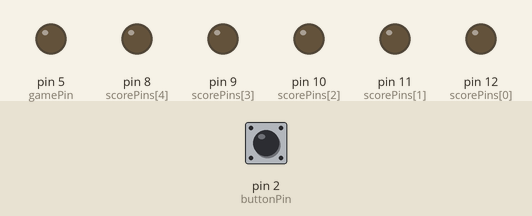
This sketch was run on a simulated Arduino Uno, built with avr-gcc and run on an emulated ATmega328P. Parts: output pins drawn as LEDs (lit = HIGH). The inputs (shaded band) are chosen by the test bench; at power-on: pin 2 (buttonPin) HIGH.

Above: at 1.2 s.
1.3 s: pin 2 (buttonPin) pulled LOW for 1 s
At 2.06 s:
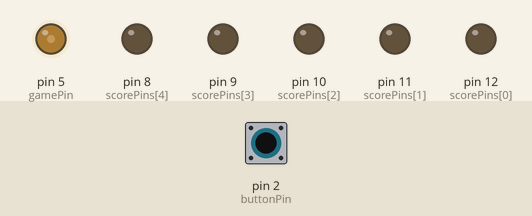
3.8 s: pin 2 (buttonPin) pulled LOW for 3.2 s
At 7.9 s:
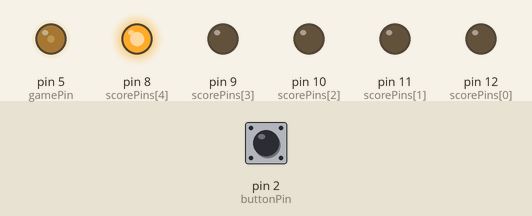
8.5 s: pin 2 (buttonPin) pulled LOW for 0.15 s
At 9.6 s:
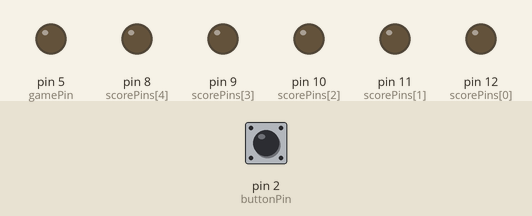
Timing chart, 0 to 11.5 s (numbered marks = the images above; inputs shaded):
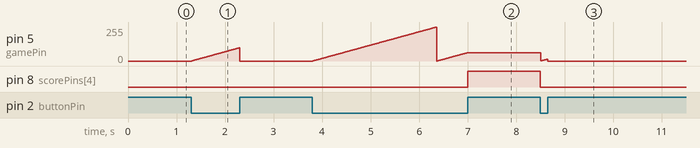

The sketch:

Arduino_Reaction_Game.ino
```cpp
// (licence header left out)
// the pins the brightness board pins attach to.
const int scorePins[] = {  12, // too quick, cold
 11, // too quick, warm
 10, // right on target, win!
 9,  // too high, warm
 8  // too high, cold
 };

const int scorePinCount = 5; // how many brightness pins there are

const int buttonPin = 2;// button connects to this
const int gamePin = 5; // game fading pin, must be PWM

int oldState = 0; // used to track the changing of button state
int readState = 0;

int brightness = 0; // current game brightness

int counter = 0; // used to check for a minimum hold time, prevents scoring of
 // short presses, and also used for the win mode flashing!

int i = 0; // used in the for loops in setup() and allScorePins();

int win = 0; // if the player has won, use this to keep track

void setup() {
 // set up score pins
 for (i = 0; i < scorePinCount; i++) {
 pinMode(scorePins[i], OUTPUT);
 }
 pinMode(buttonPin, INPUT);
 pinMode(gamePin, OUTPUT);
}

void loop() {
 readState = digitalRead(buttonPin);

 // this function calls other functions depending on the state of the button. Check below
 // for the code for pressed(), held(), and released().

 // check for button state transition
 if (readState == LOW && oldState == HIGH) { // button has just been pressed
 pressed(); // run the button pressed event

 }
 if (readState == LOW && oldState == LOW) { // button is held down
 held(); // run the button is being held event
 }
 if (readState == HIGH && oldState == LOW) { // button released
 released(); // run the button released event
 counter = 0; // reset the counter
 }

 if (win == 1) { // if the player has won the last game:

 // we want to flash the middle score LED

 counter++; // count cycles

 if (counter < 10) { // if it's under 50ms (5 * 10ms)...
 digitalWrite(scorePins[2], HIGH);
 } else if (counter < 20) { // otherwise if it's under 100ms...
 digitalWrite(scorePins[2], LOW);
 } else {
 counter = 0; // otherwise start the cycle over!
 }
 delay(5); // wait 10ms
 }
 oldState = readState;
}

void pressed() { // button has just been pressed:

 win = 0;  // new game, not winning any more

 brightness = 0;  // reset brightness to 0

 allScorePins(LOW); // turn all the score pins on
 //-- see below for the function

 counter = 0; // start counting how long the button
 // has been pressed for

 delay(10); // wait till button bouncing is likely to
 // have ended.
}

void held() { // button is being held:
 counter++; // increment the counter
 brightness++; // increment the brightness
 if (brightness > 255) { // PWM is ranged between 0-255, make it
 brightness = 0; // loop around
 }
 analogWrite(gamePin, brightness); // update the game pin's brightness
 delay(10); // wait a little
}

void released() { // button has been released:

 allScorePins(LOW); // turn all the score pins off

 // check to see if the game ran at least 128 cycles
 if (counter < 128) {
 analogWrite(gamePin, 0); // reset the game pin to off
 return; // return control to loop();
 }

 // now we check the value of brightness to see which
 // range it is within, and light up the appropriate LED.

 if (brightness > 128 && brightness <= 200 ) { // too quick, cold.
 digitalWrite(scorePins[0], HIGH);
 } else if (brightness > 200 && brightness <= 240 ) { // too quick, warm
 digitalWrite(scorePins[1], HIGH);
 } else if (brightness > 240 && brightness <= 255) { // right on the money! win!
 digitalWrite(scorePins[2], HIGH);
 win = 1;  // player wins!
 } else if (brightness >= 0 && brightness <= 30 ) { // too slow, warm
 digitalWrite(scorePins[3], HIGH);
 } else if (brightness > 30 && brightness <= 128 ) { // too slow, cold.
 digitalWrite(scorePins[4], HIGH);
 }
}

void allScorePins(int val) {

 // this is a function that takes a value passed to it, stashes that in 'val'
 // and sets all the score pins to the value of 'val'

 for (i = 0; i < scorePinCount; i++) { // take each score pin in turn
 digitalWrite(scorePins[i], val); // set it to the value
 }
}
```

Measured:
- after the input at 1.3 s, pin 5 (gamePin): rises from 0/255 to 99/255 in 0.98 s, then falls to 0/255 in 0.01 s
- after the input at 3.8 s, pin 8 (scorePins[4]): LOW → HIGH after 3.2 s
- after the input at 8.5 s, pin 5 (gamePin): ramps from 0/255 to 14/255 and jumps back, once every 0.14 s; pin 8 (scorePins[4]): HIGH → LOW at once
